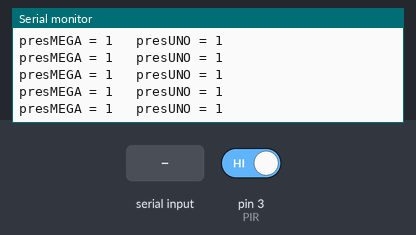
A sketch run on a simulated Arduino Uno, built with avr-gcc and run on an emulated ATmega328P. Shown: the last lines printed to the serial monitor. The inputs (shaded band) are chosen by the test bench; at power-on: pin 3 (PIR) HIGH.

Above: at 1.2 s.
1.3 s: "PM1|" received over the second serial link
4.3 s: "PM0|" received over the second serial link
At 5.2 s:
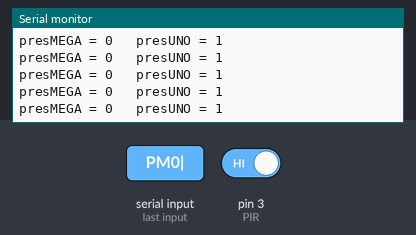
7.3 s: "1|" received over the second serial link
10.3 s: "0|" received over the second serial link
13.3 s: "2|" received over the second serial link
16.3 s: pin 3 (PIR) driven LOW
At 17.0 s:
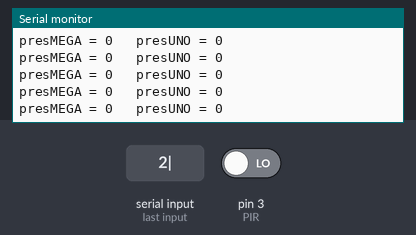

Measured:
- after the input at 4.3 s, the serial monitor: prints a new line after 0.07 s (image 1)
- after the input at 16.3 s, the serial monitor: prints a new line after 0.06 s (image 2)

The sketch:

UNO_main_v1.ino
```cpp
#include <SoftwareSerial.h>

#define PIR 3

volatile bool presUNO = false;
volatile bool presMEGA = true;
volatile bool presUNO_anterior = true; //estado anterior
volatile bool presMEGA_anterior = true;//estado anteiror

String comandoRecebido;

SoftwareSerial BTserial(4, 5); // RX | TX

void setup() {
  Serial.begin(9600);
  BTserial.begin(9600);
  presUNO = digitalRead(PIR);
  attachInterrupt(digitalPinToInterrupt(PIR), pirISR, CHANGE);
}

void loop() {
  //se estado mudar, enviar isso para o MEGA
  if(presUNO != presUNO_anterior)
  {
    if(presUNO)  BTserial.write("PU1|"); //Presença Uno = true
    else         BTserial.write("PU0|"); //Presença Uno = false
    presUNO_anterior = presUNO;
  }

  //recebendo mudança de estado do MEGA
  if( BTserial.available() )
  {
    comandoRecebido = BTserial.readStringUntil('|');
    if( comandoRecebido == "PM1" )  presMEGA = true;
    else if( comandoRecebido == "PM0" )  presMEGA = false;
    Serial.println(comandoRecebido);
    //else if( comandoRecebido == "DAC")
  }

    Serial.print("presMEGA = ");
  Serial.print(presMEGA);
  Serial.print("   presUNO = ");
  Serial.println(presUNO);
}

void pirISR()
{
  presUNO = digitalRead(PIR);
}
```
